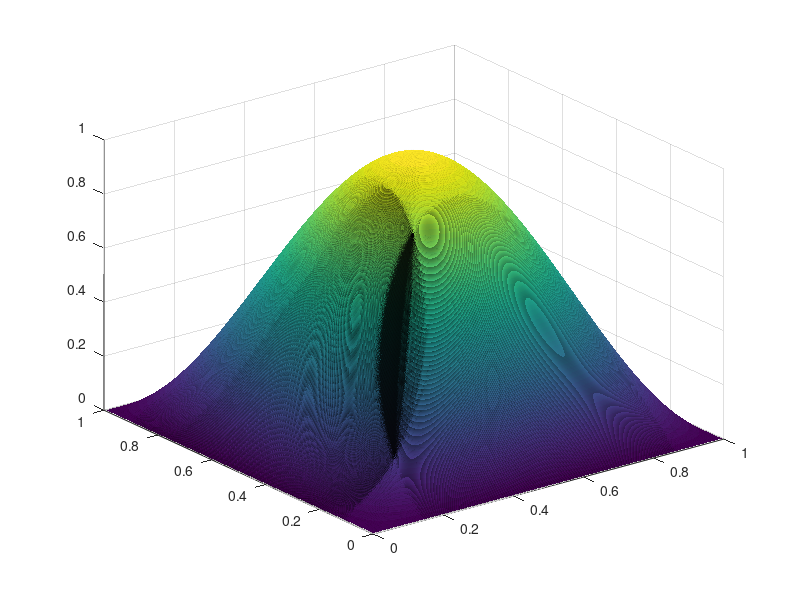

This figure's MATLAB source: (Note: this script raises an error after producing the figure.)
%% solving the biharmonic eqution by solving the system of two poisson equations
close all
clear 

    
    
%% Define function f and corresponding analytic solution for omega = [0,1]x[0,1]
f =@(x,y) sin(pi*x).*sin(pi*y)*4*pi^4;
u_exact = @(x,y) sin(pi*x).*sin(pi*y);

%plot of exact solution
N_points = 1000;
x = linspace(0,1,N_points);
y = linspace(0,1,N_points);
[X,Y]= meshgrid(x,y);
figure(1)
s =surf(X,Y,u_exact(X,Y));
s.EdgeColor = 'None';
xlabel('$x$', 'Interpreter', 'LaTeX', 'Fontsize', 14);
ylabel('$y$', 'Interpreter', 'LaTeX', 'Fontsize', 14);
zlabel('$u(x,y)$', 'Interpreter', 'LaTeX', 'Fontsize', 14);

%% Construct grid

M = 100; %number of internal nodes in x-dir
N = 100; %number of internal nodes in y-dir
h = 1/(M+1);
k = 1/(N+1);
x = linspace(h,1-h,M);
y = linspace(k,1-k,N);
[X,Y] = meshgrid(x,y);

%construct the matrix fval with f(x,y) in all gridpoints
F = f(X,Y)';%need to take the transpose in order to get it row-wise, since default reshape is by column
%reshape to vector-form, [f(row_1),f(row_2,...,f(row_M)]
fval = reshape(F,M*N,1);

%% Solve with five-point / nine-point stencil %%

% Five point
V =  fivepoint(fval,M,N); 
U = fivepoint(V,M,N);
U_matrix = reshape(U,M,N)';
u_exact_matrix = u_exact(X,Y);

% Compare analytical solution with the solution found by fivepoint
figure(2)
subplot(1,2,1)
plot3(X,Y,U_matrix,'b*',X,Y,u_exact_matrix,'ro');
title('5-point method');

% Nine point 
V = ninepoint(fval,M);
U = ninepoint(V,M);
U_matrix = reshape(U,M,N)';
u_exact_matrix = u_exact(X,Y);

% Compare analytical solution with the solution found by ninepoint
subplot(1,2,2)
plot3(X,Y,U_matrix,'b*',X,Y,u_exact_matrix,'ro');
title('9-point method');

%% Compute solution error in 2-norm, a.f.o. steplength %%
[five, nine] = error_rectangle(f,u_exact);

%make a loglog-plot of the error
figure(3)
five_log =loglog(five(1,:), five(2,:),'-bo');
hold on
nine_log =loglog(nine(1,:), nine(2,:),'-ro');
five_h =loglog(five(1,:),.4*five(1,:).^2,'b--');
nine_h = loglog(nine(1,:),.12*nine(1,:).^4,'r--');
xlabel('$h=k$', 'Interpreter', 'LaTeX', 'Fontsize', 14);
ylabel('$\left\| e_h\right\|_2$','Interpreter', 'LaTeX', 'Fontsize', 14);
legend({'5-point','9-point','$y =  h^2$','$y =  h^4$'},'Interpreter', 'LaTeX', 'Fontsize', 12);
p_five = polyfit(log(five(1,:)),log(five(2,:)),1);
p_nine = polyfit(log(nine(1,:)),log(nine(2,:)),1);
convergence_order_five = p_five(1)
convergence_order_nine = p_nine(1)


%% Define function f and corresponding analytic solution for disk centered in (0,0) with radius 1
u = @(r,theta) r.^4.*(1-r).*sin(3*theta).*cos(pi*r/2).*sin(pi*r);
f =@(r,theta) -(81/8).*sin(3*theta).*(-(44/3).*r.*pi.*(r.^2.*(r-9/11).*pi^2-(42/11).*r+70/99).*cos((1/2)*pi.*r).^3+(560/81+r.^4.*(r-1).*pi^4+(-(524/9).*r.^3+(308/9).*r.^2)*pi^2).*sin((1/2)*pi.*r).*cos((1/2)*pi.*r).^2+(880/81*(r.^2.*(r-9/11).*pi^2-(189/55).*r+7/11)).*r*pi.*cos((1/2).*pi.*r)-(20/81).*r.^2*pi^2.*(r.^2.*(r-1)*pi^2-(262/5).*r+154/5).*sin((1/2)*pi.*r));

% Plot analytical solution
Npoints = 500;
r = linspace(0,1,Npoints);
theta = linspace(0,2*pi,Npoints);
[R,THETA]=meshgrid(r,theta);
figure(4)
s = surf(R.*cos(THETA),R.*sin(THETA),u(R,THETA));

s.EdgeColor = 'None';
xlabel('$x$', 'Interpreter', 'LaTeX', 'Fontsize', 14);
ylabel('$y$', 'Interpreter', 'LaTeX', 'Fontsize', 14);
zlabel('$u(x,y)$', 'Interpreter', 'LaTeX', 'Fontsize', 14);



%% Solve using a circular grid
M = 100; %number of internal nodes in r-dir
N = 100; %number of internal nodes in theta-dir
h = 2/(2*M+1);
k = 2*pi/N;
%construct the matrix fval with f(r,theta) in all gridpoints
r = ((1:M) - 1/2)*h;
theta = k*(0:(N-1));

[R,THETA] = meshgrid(r,theta);
F = f(R,THETA)';%need to take the transpose in order to get it row-wise, since default reshape is by column
%reshape to vector-form, [f(row_1),f(row_2,...,f(row_M)]
fval = reshape(F,M*N,1);
%eq 1: solve grad^2 v = f
V =  circle(fval,M,N);
%eq 2: solve grad^2 u = v
U = circle(V,M,N);

U_matrix = reshape(U,M,N)';

%find corresponding x- and y-values for plotting
X =R.*cos(THETA);
Y = R.*sin(THETA);
%add theta = 0 to the last row for plotting 
Xp = [X;X(1,:)];
Yp = [Y;Y(1,:)];
Up = [U_matrix;U_matrix(1,:)];
[Rp,THETAp] = meshgrid(r,[theta,theta(1)]); 
%compare the numerical solution visually with the exact solution
figure(5)
subplot(1,2,1)
surf(Xp,Yp,Up);
title('Numerical solution');
subplot(1,2,2);
surf(Xp,Yp,u(Rp,THETAp));
title('Exact solution');


%% Compute solution error in 2-norm, a.f.o. steplength in r-direction %%
err_r =error_circle(f,u);
figure(6)
loglog(err_r(1,:),err_r(2,:),'o-k');
hold on
loglog(err_r(1,:),.7*err_r(1,:).^2,'--b');
xlabel('$h$', 'Interpreter', 'LaTeX', 'Fontsize', 14);
ylabel('$\left\| e_h\right\|_2$','Interpreter', 'LaTeX', 'Fontsize', 14);
legend({'Error','$y =  h^2$'},'Interpreter', 'LaTeX', 'Fontsize', 12);

p_radial = polyfit(log(err_r(1,:)),log(err_r(2,:)),1);
convergence_order_r = p_radial(1)
